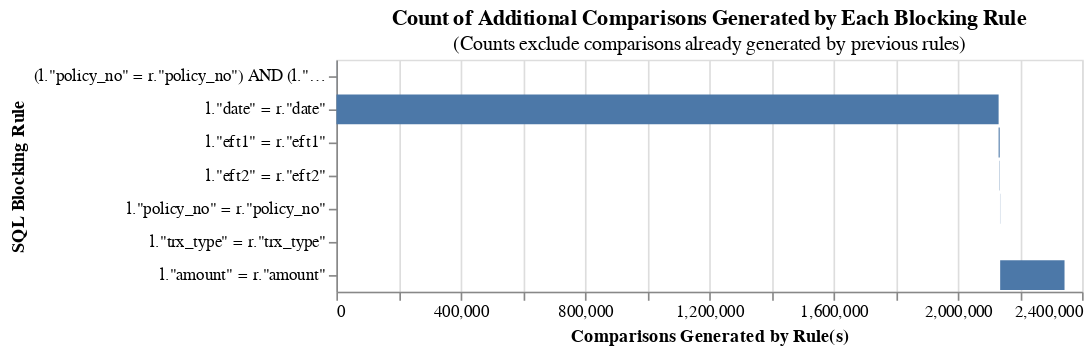

The code cell stored with this chart in its notebook:
### Code cell
blocking_rules_for_analysis = [
    block_on("policy_no","date"),
    block_on("date"),
    block_on("eft1"),
    block_on("eft2"),
    block_on("policy_no"),
    block_on("trx_type"),
    block_on("amount")
    
]


cumulative_comparisons_to_be_scored_from_blocking_rules_chart(
    table_or_tables=[bank_df_ncba,cash_book],
    blocking_rules=blocking_rules_for_analysis,
    db_api=db_api,
    link_type="link_only",
    
)

### Figure 1 — Vega-Lite specification as saved in the notebook (floating-point values rounded to 4 significant figures)
{"config": {"view": {"continuousWidth": 300, "continuousHeight": 300}}, "data": {"name": "data-cae96e3cbd1514cf0f65c8a049c15302"}, "mark": "bar", "encoding": {"order": {"field": "cumulative_rows"}, "tooltip": [{"field": "blocking_rule", "title": "SQL Condition", "type": "nominal"}, {"field": "row_count", "format": ",", "title": "Comparisons Generated", "type": "quantitative"}, {"field": "cumulative_rows", "format": ",", "title": "Cumulative Comparisons", "type": "quantitative"}, {"field": "cartesian", "format": ",", "title": "Total comparisons in Cartesian product", "type": "quantitative"}], "x": {"field": "start", "title": "Comparisons Generated by Rule(s)", "type": "quantitative"}, "x2": {"field": "cumulative_rows"}, "y": {"field": "blocking_rule", "sort": ["-x2"], "title": "SQL Blocking Rule"}}, "height": {"step": 20}, "title": {"text": "Count of Additional Comparisons Generated by Each Blocking Rule", "subtitle": "(Counts exclude comparisons already generated by previous rules)"}, "width": 450, "$schema": "https://vega.github.io/schema/vega-lite/v5.9.3.json", "datasets": {"data-cae96e3cbd1514cf0f65c8a049c15302": [{"blocking_rule": "(l.\"policy_no\" = r.\"policy_no\") AND (l.\"date\" = r.\"date\")", "row_count": 269, "cumulative_rows": 269, "cartesian": 49314207, "match_key": "0", "start": 0}, {"blocking_rule": "l.\"date\" = r.\"date\"", "row_count": 2131291, "cumulative_rows": 2131560, "cartesian": 49314207, "match_key": "1", "start": 269}, {"blocking_rule": "l.\"eft1\" = r.\"eft1\"", "row_count": 3492, "cumulative_rows": 2135052, "cartesian": 49314207, "match_key": "2", "start": 2131560}, {"blocking_rule": "l.\"eft2\" = r.\"eft2\"", "row_count": 948, "cumulative_rows": 2136000, "cartesian": 49314207, "match_key": "3", "start": 2135052}, {"blocking_rule": "l.\"policy_no\" = r.\"policy_no\"", "row_count": 554, "cumulative_rows": 2136554, "cartesian": 49314207, "match_key": "4", "start": 2136000}, {"blocking_rule": "l.\"trx_type\" = r.\"trx_type\"", "row_count": 0, "cumulative_rows": 2136554, "cartesian": 49314207, "match_key": "5", "start": 2136554}, {"blocking_rule": "l.\"amount\" = r.\"amount\"", "row_count": 207138, "cumulative_rows": 2343692, "cartesian": 49314207, "match_key": "6", "start": 2136554}]}}
